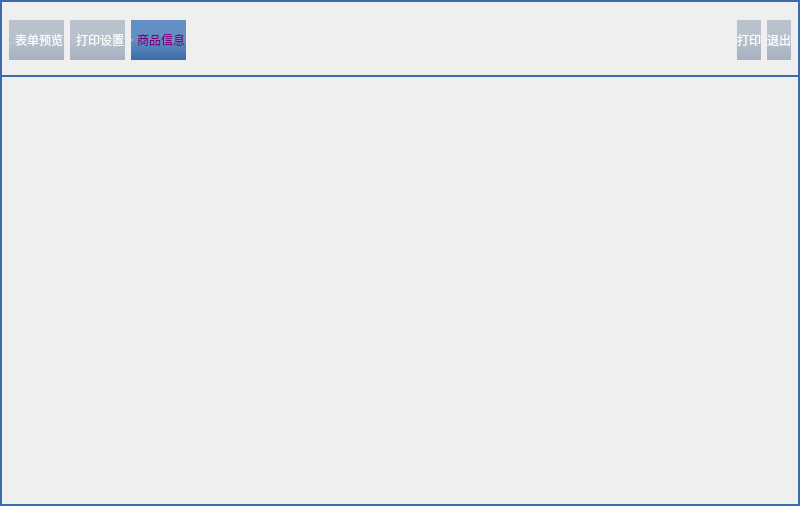
<?xml version="1.0" encoding="UTF-8"?>
<ui version="4.0">
 <class>labelprint_main_dialog</class>
 <widget class="QDialog" name="labelprint_main_dialog">
  <property name="geometry">
   <rect>
    <x>0</x>
    <y>0</y>
    <width>800</width>
    <height>506</height>
   </rect>
  </property>
  <property name="windowTitle">
   <string>Dialog</string>
  </property>
  <property name="styleSheet">
   <string notr="true">QPushButton{color:#FBFCFD;border-style:none;
background-color: qlineargradient(spread:pad, x1:0, y1:0, x2:0, y2:1, stop:0 rgba(146, 161, 181, 150),stop:0.5 rgba(146, 161, 181, 150), stop:1 rgba(115, 133, 160, 150));
min-height:40px;}
QPushButton:pressed{color:#FBFCFD;border-style:none;
 background-color: qlineargradient(spread:pad, x1:0, y1:0, x2:0, y2:1, stop:0 #648FC3,stop:0.5 #648FC3, stop:1 #3A6BAC);}
QDialog{border:2px solid #3A6BAC;}
QRadioButton{min-height:40px;color:#FBFCFD;border-style:none;}
QRadioButton:indicator{
width:0px;
}
QRadioButton:unchecked{
background-color: qlineargradient(spread:pad, x1:0, y1:0, x2:0, y2:1, stop:0 rgba(146, 161, 181, 150),stop:0.5 rgba(146, 161, 181, 150), stop:1 rgba(115, 133, 160, 150));
}

QRadioButton:checked{
 background-color: qlineargradient(spread:pad, x1:0, y1:0, x2:0, y2:1, stop:0 #648FC3,stop:0.5 #648FC3, stop:1 #3A6BAC);
color:purple;
}
QRadioButton:disabled{
 background-color: lightgray;
color:purple;
}</string>
  </property>
  <property name="outer_stylesheet" stdset="0">
   <string>dialog_hasborder</string>
  </property>
  <layout class="QVBoxLayout" name="verticalLayout_2" stretch="0,1">
   <property name="leftMargin">
    <number>0</number>
   </property>
   <property name="rightMargin">
    <number>0</number>
   </property>
   <property name="bottomMargin">
    <number>0</number>
   </property>
   <item>
    <widget class="QFrame" name="frame_2">
     <property name="styleSheet">
      <string notr="true">QRadioButton:indicator{
width:0px;
}
</string>
     </property>
     <layout class="QHBoxLayout" name="horizontalLayout_2">
      <item>
       <widget class="QRadioButton" name="radioButton_overview">
        <property name="styleSheet">
         <string notr="true"/>
        </property>
        <property name="text">
         <string>表单预览</string>
        </property>
       </widget>
      </item>
      <item>
       <widget class="QRadioButton" name="radioButton_set">
        <property name="styleSheet">
         <string notr="true"/>
        </property>
        <property name="text">
         <string>打印设置</string>
        </property>
       </widget>
      </item>
      <item>
       <widget class="QRadioButton" name="radioButton_goodinfo">
        <property name="text">
         <string>商品信息</string>
        </property>
        <property name="checked">
         <bool>true</bool>
        </property>
       </widget>
      </item>
      <item>
       <spacer name="horizontalSpacer">
        <property name="orientation">
         <enum>Qt::Horizontal</enum>
        </property>
        <property name="sizeHint" stdset="0">
         <size>
          <width>40</width>
          <height>20</height>
         </size>
        </property>
       </spacer>
      </item>
      <item>
       <widget class="uinormal_button" name="pushButton_print">
        <property name="sizePolicy">
         <sizepolicy hsizetype="Minimum" vsizetype="Expanding">
          <horstretch>0</horstretch>
          <verstretch>0</verstretch>
         </sizepolicy>
        </property>
        <property name="text">
         <string>打印</string>
        </property>
       </widget>
      </item>
      <item>
       <widget class="uinormal_button" name="pushButton_exit">
        <property name="sizePolicy">
         <sizepolicy hsizetype="Minimum" vsizetype="Expanding">
          <horstretch>0</horstretch>
          <verstretch>0</verstretch>
         </sizepolicy>
        </property>
        <property name="text">
         <string>退出</string>
        </property>
       </widget>
      </item>
     </layout>
    </widget>
   </item>
   <item>
    <widget class="QFrame" name="frame">
     <property name="styleSheet">
      <string notr="true">QFrame#frame{
border:2px solid #3A6BAC;
}</string>
     </property>
     <property name="frameShape">
      <enum>QFrame::StyledPanel</enum>
     </property>
     <property name="frameShadow">
      <enum>QFrame::Raised</enum>
     </property>
     <layout class="QVBoxLayout" name="verticalLayout">
      <property name="spacing">
       <number>0</number>
      </property>
      <property name="leftMargin">
       <number>0</number>
      </property>
      <property name="topMargin">
       <number>0</number>
      </property>
      <property name="rightMargin">
       <number>0</number>
      </property>
      <property name="bottomMargin">
       <number>0</number>
      </property>
      <item>
       <widget class="QStackedWidget" name="stackedWidget">
        <widget class="labelprint_design_dialog" name="page_5"/>
        <widget class="labelprint_set_dialog" name="page_3"/>
        <widget class="labelprint_goodinfo_dialog" name="page_4"/>
       </widget>
      </item>
     </layout>
    </widget>
   </item>
  </layout>
 </widget>
 <customwidgets>
  <customwidget>
   <class>uinormal_button</class>
   <extends>QPushButton</extends>
   <header>uinormal_button.h</header>
  </customwidget>
  <customwidget>
   <class>labelprint_goodinfo_dialog</class>
   <extends>QWidget</extends>
   <header>labelprint_goodinfo_dialog.h</header>
   <container>1</container>
  </customwidget>
  <customwidget>
   <class>labelprint_set_dialog</class>
   <extends>QWidget</extends>
   <header>labelprint_set_dialog.h</header>
   <container>1</container>
  </customwidget>
  <customwidget>
   <class>labelprint_design_dialog</class>
   <extends>QWidget</extends>
   <header>labelprint_design_dialog.h</header>
   <container>1</container>
  </customwidget>
 </customwidgets>
 <resources/>
 <connections/>
</ui>
